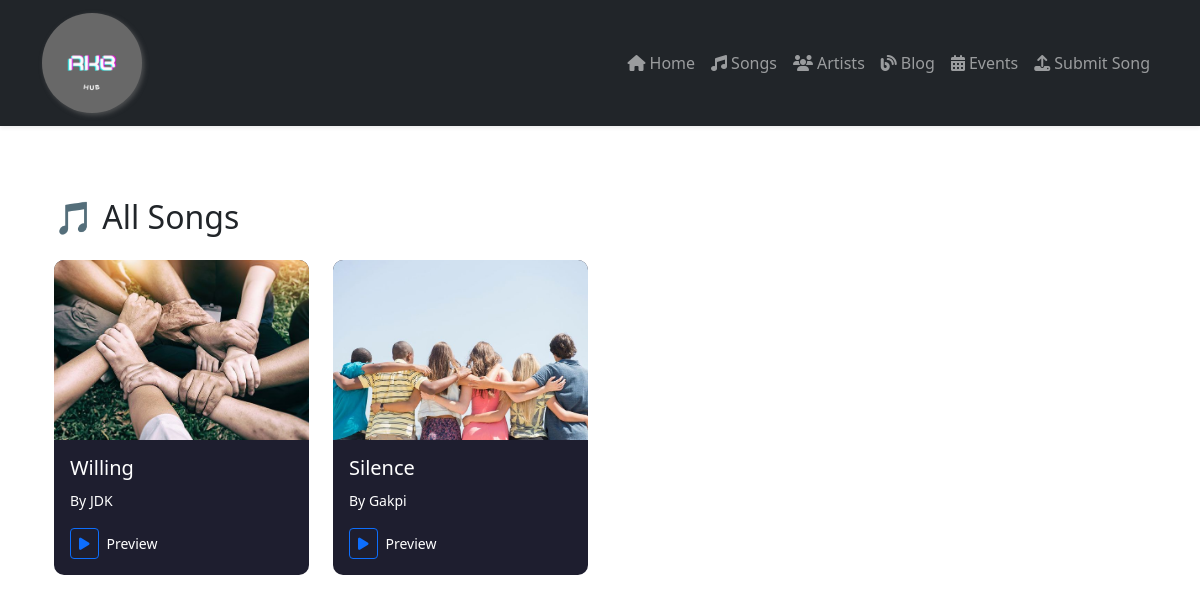
The page /songs/ on the database its author committed.
### rkb/models.py (models this page shows, shortened)
class SiteSettings(models.Model):
    site_name = models.CharField(max_length=255, help_text="The name of the website")
    logo = models.ImageField(upload_to='site_logos/', help_text="Logo image")
    updated_at = models.DateTimeField(auto_now=True)
    class Meta:
        verbose_name = "Site Setting"
        verbose_name_plural = "Site Settings"

class Song(models.Model):
    title = models.CharField(max_length=200)
    artist = models.ForeignKey('Artist', on_delete=models.CASCADE)
    cover_art = models.ImageField(upload_to='song_covers/', blank=True, null=True)
    audio_file = models.FileField(upload_to='songs/')
    genre = models.ForeignKey('Genre', on_delete=models.SET_NULL, null=True, blank=True)
    release_date = models.DateField()
    tags = models.CharField(max_length=200, help_text="Comma-separated tags", blank=True)
    download_link = models.URLField(blank=True)
    streaming_link = models.URLField(blank=True)
    is_featured = models.BooleanField(default=False)
    views = models.PositiveIntegerField(default=0)
    status = models.CharField(
        max_length=10,
        choices=[('draft', 'Draft'), ('published', 'Published')],
        default='published'
    )
    created_at = models.DateTimeField(auto_now_add=True)
    album = models.ForeignKey('Album', on_delete=models.SET_NULL, null=True, blank=True)

class Artist(models.Model):
    full_name = models.CharField(max_length=100)
    stage_name = models.CharField(max_length=100, blank=True, help_text="Also known as")
    profile_image = models.ImageField(upload_to='artist_profiles/', blank=True, null=True)
    age = models.PositiveIntegerField()
    genre = models.CharField(max_length=100)
    biography = models.TextField(blank=True)
    country = models.CharField(max_length=100, blank=True)
    facebook_link = models.URLField(blank=True)
    twitter_link = models.URLField(blank=True)
    instagram_link = models.URLField(blank=True)
    website = models.URLField(blank=True)
    created_at = models.DateTimeField(auto_now_add=True)

### rkb/views.py (the view)
# urls.py: path('songs/', views.all_songs, name='all_songs'),
def all_songs(request):
    songs = Song.objects.filter(status='published').order_by('-created_at')
    return render(request, 'rkb/all_songs.html', {'songs': songs})

### rkb/context_processors.py (called while the page is built)
def site_settings(request):
    settings = SiteSettings.objects.first()
    return {'site_settings': settings}

### rkb/templates/rkb/all_songs.html (shortened to what this page needs)
{% extends "rkb/base.html" %}
{% load static %}
{% block content %}
<div class="container py-5">
  <h2 class="text-songs mb-4">🎵 All Songs</h2>
  <div class="row">
    {% for song in songs %}
    <div class="col-md-3 mb-4">
      <div class="card song-card h-100">
        {% if song.cover_art %}
        <img src="{{ song.cover_art.url }}" class="card-img-top" alt="{{ song.title }}">
        {% endif %}
        <div class="card-body">
          <h5 class="card-title">{{ song.title }}</h5>
          <p class="card-text"><small>By {{ song.artist.stage_name }}</small></p>
          <div class="d-flex align-items-center gap-2">
            <button class="btn btn-outline-primary btn-sm play-pause-btn" data-audio-id="audio{{ forloop.counter }}">
              <i class="fas fa-play"></i>
            </button>
            <small class="text-white">Preview</small>
          </div>
        </div>
      </div>
    </div>
    {% empty %}
    <p>No songs available.</p>
    {% endfor %}
  </div>
</div>
{% endblock %}

### rkb/templates/rkb/base.html (shortened to what this page needs)
<!DOCTYPE html>
<html lang="en">
<head>
    <link href="https://cdn.jsdelivr.net/npm/bootstrap@5.3.0/dist/css/bootstrap.min.css" rel="stylesheet">
    <link rel="stylesheet" href="https://cdnjs.cloudflare.com/ajax/libs/font-awesome/6.4.0/css/all.min.css">
    <link href="https://unpkg.com/aos@2.3.4/dist/aos.css" rel="stylesheet">
</head>
<body >
    <nav class="navbar navbar-expand-lg navbar-dark bg-dark shadow-sm mb-4">
        <div class="container">
            {% if site_settings.logo %}
            <a class="navbar-brand d-flex align-items-center" href="/">
                <img src="{{ site_settings.logo.url }}" alt="{{ site_settings.site_name }}" width="60px" height="60px">
                <br>
            </a>
            {% else %}
            <a class="navbar-brand fw-bold" href="/">{{ site_settings.site_name }}</a>
            {% endif %}
            <div class="collapse navbar-collapse" id="navbarContent">
            <ul class="navbar-nav ms-auto mb-2 mb-lg-0">
                <li class="nav-item">
                <a class="nav-link" href="/"><i class="fas fa-home me-1"></i>Home</a>
                </li>
                <li class="nav-item">
                <a class="nav-link" href="/songs/"><i class="fas fa-music me-1"></i>Songs</a>
                </li>
                <li class="nav-item">
                <a class="nav-link" href="/artists/"><i class="fas fa-users me-1"></i>Artists</a>
                </li>
                <li class="nav-item">
                <a class="nav-link" href="/blog/"><i class="fas fa-blog me-1"></i>Blog</a>
                </li>
                <li class="nav-item">
                <a class="nav-link" href="/event/"><i class="fas fa-calendar-alt me-1"></i>Events</a>
                </li>
                <li class="nav-item">
                <a class="nav-link" href="/submit-song/"><i class="fas fa-upload me-1"></i>Submit Song</a>
                </li>
            </ul>
            </div>
        </div>
    </nav>
    <main class="container">
        {% block content %}
        {% endblock %}
    </main>
</body>
</html>

### rkb/templates/rkb/all_songs.html (style rules this page uses)
body { animation: fadeInUp 1s ease-in-out; }
.song-card { background-color: #1e1e2f; border: none; color: #fff; border-radius: 10px; overflow: hidden; }
.song-card img { height: 180px; object-fit: cover; }

### rkb/templates/rkb/base.html (style rules this page uses)
.navbar-brand img { min-height: 100px; width: auto; background-color: rgb(104, 104, 104); box-shadow: 2px 2px 5px rgba(112, 112, 112, 0.575); border-radius: 50%; transform: ease-in-out 0.3s; }

### rows shown on the page
SiteSettings: logo (picture)
Song: cover_art (picture), title "Willing", artist.stage_name "JDK"
Song: cover_art (picture), title "Silence", artist.stage_name "Gakpi"
